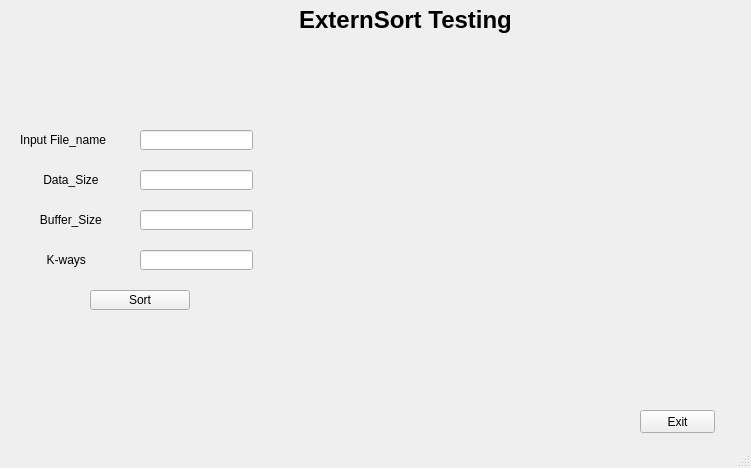
<?xml version="1.0" encoding="UTF-8"?>
<ui version="4.0">
 <class>MainWindow</class>
 <widget class="QMainWindow" name="MainWindow">
  <property name="geometry">
   <rect>
    <x>0</x>
    <y>0</y>
    <width>751</width>
    <height>468</height>
   </rect>
  </property>
  <property name="windowTitle">
   <string>MainWindow</string>
  </property>
  <property name="styleSheet">
   <string notr="true">font: 25 10pt &quot;微软雅黑 Light&quot;;
background-image: url(:/new/prefix1/123.jpg);
</string>
  </property>
  <widget class="QWidget" name="centralwidget">
   <widget class="QPushButton" name="pushButton_2">
    <property name="geometry">
     <rect>
      <x>640</x>
      <y>410</y>
      <width>75</width>
      <height>23</height>
     </rect>
    </property>
    <property name="text">
     <string>Exit</string>
    </property>
   </widget>
   <widget class="QLabel" name="label_6">
    <property name="geometry">
     <rect>
      <x>0</x>
      <y>0</y>
      <width>811</width>
      <height>41</height>
     </rect>
    </property>
    <property name="lineWidth">
     <number>1</number>
    </property>
    <property name="text">
     <string>&lt;html&gt;&lt;head/&gt;&lt;body&gt;&lt;p align=&quot;center&quot;&gt;&lt;span style=&quot; font-size:18pt; font-weight:600;&quot;&gt;ExternSort Testing&lt;/span&gt;&lt;/p&gt;&lt;/body&gt;&lt;/html&gt;</string>
    </property>
    <property name="textFormat">
     <enum>Qt::AutoText</enum>
    </property>
    <property name="scaledContents">
     <bool>false</bool>
    </property>
   </widget>
   <widget class="QLabel" name="label_2">
    <property name="geometry">
     <rect>
      <x>20</x>
      <y>130</y>
      <width>100</width>
      <height>20</height>
     </rect>
    </property>
    <property name="text">
     <string>Input File_name</string>
    </property>
   </widget>
   <widget class="QLineEdit" name="lineEdit">
    <property name="geometry">
     <rect>
      <x>140</x>
      <y>130</y>
      <width>113</width>
      <height>20</height>
     </rect>
    </property>
   </widget>
   <widget class="QLabel" name="label">
    <property name="geometry">
     <rect>
      <x>20</x>
      <y>170</y>
      <width>100</width>
      <height>20</height>
     </rect>
    </property>
    <property name="text">
     <string>       Data_Size</string>
    </property>
   </widget>
   <widget class="QLineEdit" name="lineEdit_2">
    <property name="geometry">
     <rect>
      <x>140</x>
      <y>170</y>
      <width>113</width>
      <height>20</height>
     </rect>
    </property>
   </widget>
   <widget class="QLabel" name="label_3">
    <property name="geometry">
     <rect>
      <x>20</x>
      <y>210</y>
      <width>100</width>
      <height>20</height>
     </rect>
    </property>
    <property name="text">
     <string>      Buffer_Size</string>
    </property>
   </widget>
   <widget class="QLineEdit" name="lineEdit_3">
    <property name="geometry">
     <rect>
      <x>140</x>
      <y>210</y>
      <width>113</width>
      <height>20</height>
     </rect>
    </property>
   </widget>
   <widget class="QLabel" name="label_4">
    <property name="geometry">
     <rect>
      <x>20</x>
      <y>250</y>
      <width>100</width>
      <height>20</height>
     </rect>
    </property>
    <property name="text">
     <string>        K-ways</string>
    </property>
   </widget>
   <widget class="QLineEdit" name="lineEdit_4">
    <property name="geometry">
     <rect>
      <x>140</x>
      <y>250</y>
      <width>113</width>
      <height>20</height>
     </rect>
    </property>
   </widget>
   <widget class="QLabel" name="label_5">
    <property name="geometry">
     <rect>
      <x>350</x>
      <y>70</y>
      <width>361</width>
      <height>321</height>
     </rect>
    </property>
    <property name="text">
     <string/>
    </property>
   </widget>
   <widget class="QPushButton" name="pushButton">
    <property name="geometry">
     <rect>
      <x>90</x>
      <y>290</y>
      <width>100</width>
      <height>20</height>
     </rect>
    </property>
    <property name="text">
     <string>Sort</string>
    </property>
   </widget>
  </widget>
  <widget class="QStatusBar" name="statusbar"/>
 </widget>
 <resources/>
 <connections/>
</ui>
